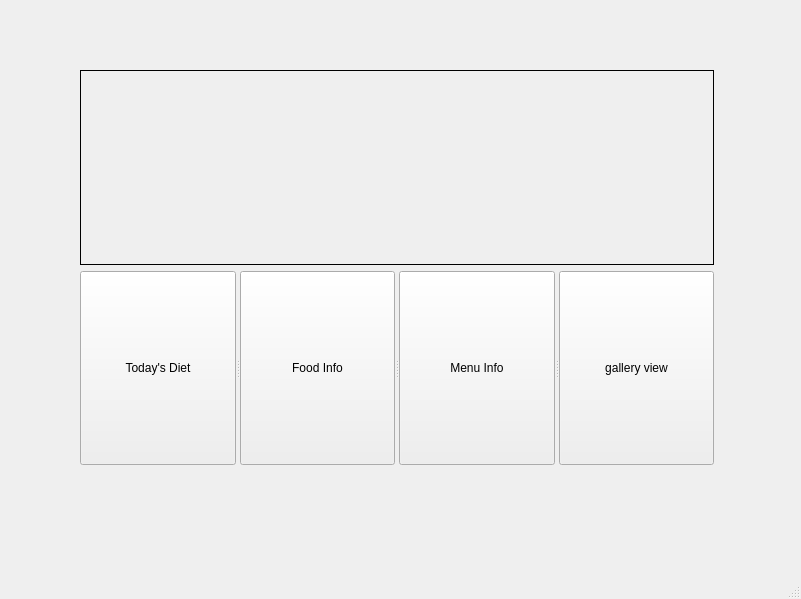
<?xml version="1.0" encoding="UTF-8"?>
<ui version="4.0">
 <class>MainWindow</class>
 <widget class="QMainWindow" name="MainWindow">
  <property name="geometry">
   <rect>
    <x>0</x>
    <y>0</y>
    <width>801</width>
    <height>599</height>
   </rect>
  </property>
  <property name="windowTitle">
   <string>MainWindow</string>
  </property>
  <widget class="QWidget" name="centralwidget">
   <widget class="QWidget" name="">
    <property name="geometry">
     <rect>
      <x>80</x>
      <y>70</y>
      <width>634</width>
      <height>395</height>
     </rect>
    </property>
    <layout class="QGridLayout" name="gridLayout">
     <item row="0" column="0">
      <widget class="QLabel" name="label">
       <property name="frameShape">
        <enum>QFrame::Box</enum>
       </property>
       <property name="text">
        <string/>
       </property>
       <property name="pixmap">
        <pixmap>../Downloads/jellyfish.jpg</pixmap>
       </property>
      </widget>
     </item>
     <item row="1" column="0">
      <widget class="QSplitter" name="splitter">
       <property name="orientation">
        <enum>Qt::Horizontal</enum>
       </property>
       <widget class="QPushButton" name="pushButton_todayDiet">
        <property name="text">
         <string>Today's Diet</string>
        </property>
       </widget>
       <widget class="QPushButton" name="pushButton_foodInfo">
        <property name="text">
         <string>Food Info</string>
        </property>
       </widget>
       <widget class="QPushButton" name="pushButton_menuInfo">
        <property name="text">
         <string>Menu Info</string>
        </property>
       </widget>
       <widget class="QPushButton" name="pushButton_galleryView">
        <property name="text">
         <string>gallery view</string>
        </property>
       </widget>
      </widget>
     </item>
    </layout>
   </widget>
  </widget>
  <widget class="QMenuBar" name="menubar">
   <property name="geometry">
    <rect>
     <x>0</x>
     <y>0</y>
     <width>801</width>
     <height>22</height>
    </rect>
   </property>
  </widget>
  <widget class="QStatusBar" name="statusbar"/>
 </widget>
 <resources/>
 <connections/>
</ui>
